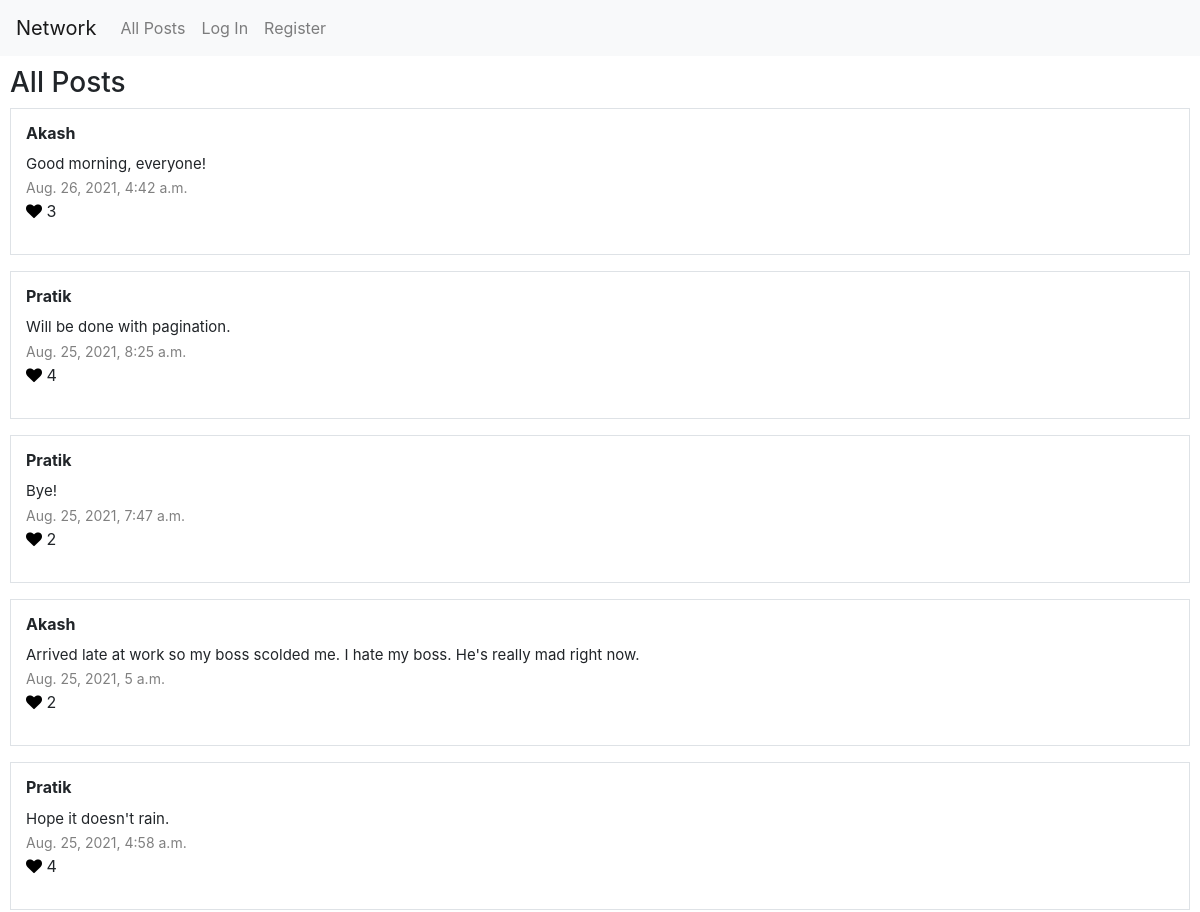
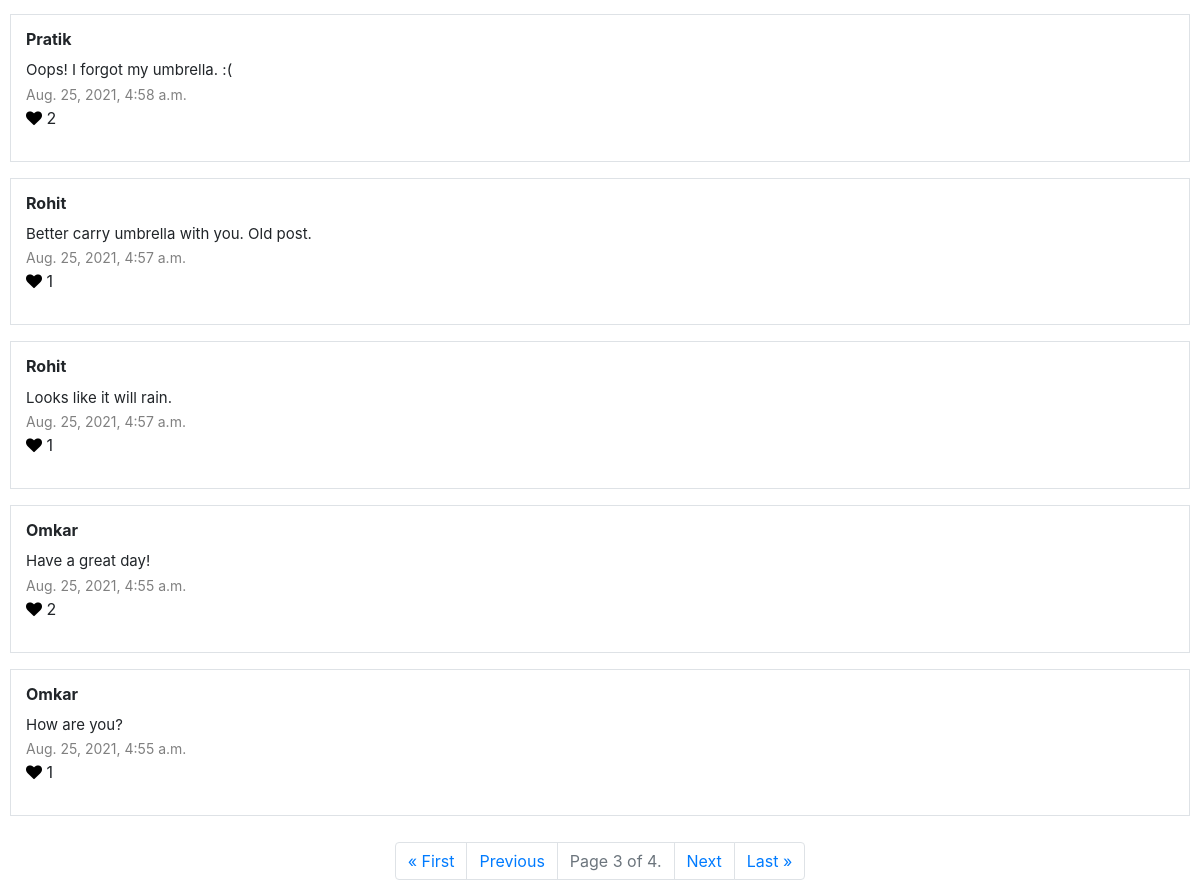
/?page=3, run on the app's committed database (2 pictures, top to bottom).
### network/models.py (models this page shows, shortened)
class Post(models.Model):
    uploader = models.ForeignKey(
        User,
        on_delete=models.CASCADE,
        related_name="post_uploader"
    )
    body = models.TextField(blank=True)
    timestamp = models.DateTimeField(auto_now_add=True)
    likes = models.ManyToManyField(
        User,
        related_name="post_liked"
    )
    class Meta:
        ordering = ['-timestamp']

class User(AbstractUser):
    following = models.ManyToManyField(
        "User",
        related_name="followers"
    )

### network/views.py (the view, shortened to what this page needs)
# urls.py: path("", views.index, name="index"),
@csrf_exempt
def index(request):
    user = request.user
    msg = ""
    posts = Post.objects.all()
    paginator = Paginator(posts, 10)
    page_number = request.GET.get('page')
    page_obj = paginator.get_page(page_number)
    posts = page_obj.object_list
    new_post = False
    if page_number is None or page_number == '1':
        new_post = True
    return render(request, "network/index.html", {
        "new_post": new_post,
        "posts": posts,
        "page_obj": page_obj,
        "msg": msg
    })

### network/templates/network/index.html (shortened to what this page needs)
{% extends "network/layout.html" %}
{% load static %}
{% block body %}
    <div style="padding: 10px;">
        <h3>All Posts</h3>
        {% for post in posts %}
            <div class="mb-3 border" style="padding: 15px;">
                {% if user.is_authenticated %}
                <a href="{% url 'profile' post.uploader.id %}" style="color: black;">
                    <h6>
                        <strong>{{ post.uploader.username }}</strong>
                    </h6>
                </a>
                {% else %}
                    <h6><strong>{{ post.uploader.username }}</strong></h6>
                {% endif %}
                <p>
                    <span id="body-{{ post.id }}" style="font-size: 15px;">{{ post.body }}</span>
                    <br />
                    <span style="color: gray; font-size: 14px;">
                        {{ post.timestamp }}
                    </span>
                    <br />
                    {% if user.is_authenticated %}
                        {% if user in post.likes.all %}
                            <span>
                                <i class="fa fa-heart" style="color:red; cursor: pointer;" id="like-btn-{{ post.id }}" onclick="like('{{ post.id }}')"></i>
                            </span>
                        {% else %}
                            <span>
                                <i class="fa fa-heart" style="color:black; cursor: pointer;" id="like-btn-{{ post.id }}" onclick="like('{{ post.id }}')"></i>
                            </span>
                        {% endif %}
                    {% else %}
                        <span>
                            <i class="fa fa-heart" style="color:black; cursor: pointer;"></i>
                        </span>
                    {% endif %}
                    <span id="like-count-{{ post.id }}">
                        {{ post.likes.all.count }}
                    </span>
                </p>
            </div>
        {% endfor %}
    </div>
    <nav aria-label="Page navigation example">
        <ul class="pagination justify-content-center">
        {% if page_obj.has_previous %}
            <li class="page-item"><a class="page-link" href="?page=1">&laquo; First</a></li>
            <li class="page-item"><a class="page-link" href="?page={{ page_obj.previous_page_number }}">Previous</a></li>
        {% endif %}
            <li class="page-item disabled">
                <a class="page-link" href="#" tabindex="-1" aria-disabled="true">Page {{ page_obj.number }} of {{ page_obj.paginator.num_pages }}.</a>
            </li>
        {% if page_obj.has_next %}
            <li class="page-item"><a class="page-link" href="?page={{ page_obj.next_page_number }}">Next</a></li>
            <li class="page-item"><a class="page-link" href="?page={{ page_obj.paginator.num_pages }}">Last &raquo;</a></li>
        {% endif %}
        </ul>
    </nav>
{% endblock %}

### data on the page
Post: uploader.username "Akash", body "Good morning, everyone!", timestamp "Aug. 26, 2021, 4:42 a.m.", likes.all.count "3"
Post: uploader.username "Pratik", body "Will be done with pagination.", timestamp "Aug. 25, 2021, 8:25 a.m.", likes.all.count "4"
Post: uploader.username "Pratik", body "Bye!", timestamp "Aug. 25, 2021, 7:47 a.m.", likes.all.count "2"
Post: uploader.username "Akash", body "Arrived late at work so my boss scolded me. I hate my boss. He's really mad right now.", timestamp "Aug. 25, 2021, 5 a.m.", likes.all.count "2"
Post: uploader.username "Pratik", body "Hope it doesn't rain.", timestamp "Aug. 25, 2021, 4:58 a.m.", likes.all.count "4"
Post: uploader.username "Pratik", body "Oops! I forgot my umbrella. :(", timestamp "Aug. 25, 2021, 4:58 a.m.", likes.all.count "2"
Post: uploader.username "Rohit", body "Better carry umbrella with you. Old post.", timestamp "Aug. 25, 2021, 4:57 a.m.", likes.all.count "1"
Post: uploader.username "Rohit", body "Looks like it will rain.", timestamp "Aug. 25, 2021, 4:57 a.m.", likes.all.count "1"
Post: uploader.username "Omkar", body "Have a great day!", timestamp "Aug. 25, 2021, 4:55 a.m.", likes.all.count "2"
Post: uploader.username "Omkar", body "How are you?", timestamp "Aug. 25, 2021, 4:55 a.m.", likes.all.count "1"

### other printed values
{{ page_obj.number }} "3"
{{ page_obj.paginator.num_pages }} "4"
